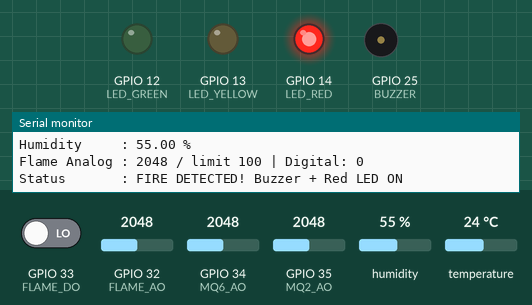
This sketch was run on a simulated ESP32. Shown: output pins drawn as LEDs (lit = HIGH), buzzer (waves = sounding, pin HIGH), the last lines printed to the serial monitor. The test bench sets the inputs (shaded band); at power-on: GPIO 33 (FLAME_DO) LOW, GPIO 32 (FLAME_AO) = 2048, GPIO 34 (MQ6_AO) = 2048, GPIO 35 (MQ2_AO) = 2048, humidity 55 %, temperature 24 °C (analog values on the 0–4095 scale).

Above: at 1.2 s.
1.3 s: GPIO 33 (FLAME_DO) driven HIGH
At 2.1 s:
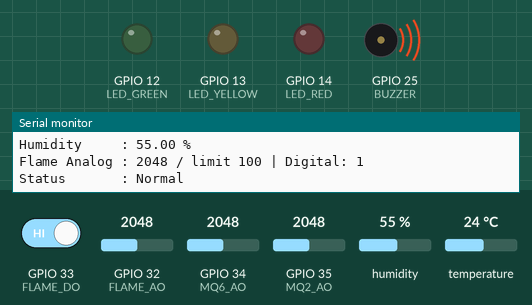
8.5 s: GPIO 33 (FLAME_DO) driven LOW
At 8.8 s:
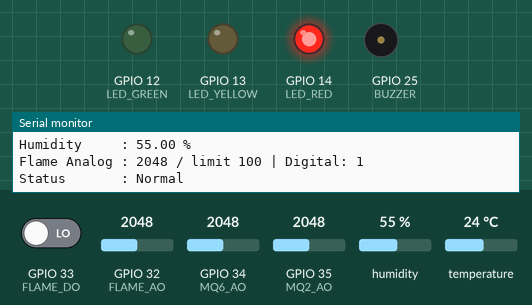
Timing chart, 0 to 11.0 s (numbered marks = the images above; inputs shaded):
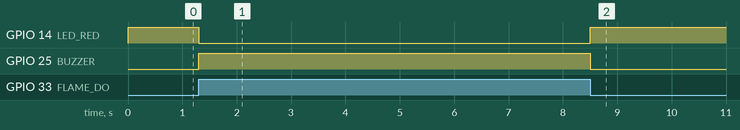

Measured:
- after the input at 1.3 s, GPIO 14 (LED_RED): HIGH → LOW at once; GPIO 25 (BUZZER): LOW → HIGH at once
- after the input at 8.5 s, GPIO 14 (LED_RED): LOW → HIGH at once; GPIO 25 (BUZZER): HIGH → LOW at once

The sketch:

KitchenGuard.ino
```cpp
/*
  KitchenGuard v2 - ESP32 Dev Module
  Har sensor ki ek limit set hai (neeche SETTINGS me badal sakte ho).
  Buzzer + Red LED sirf FIRE detect hone par chalenge.
  Gas / smoke / temperature limit cross hone par Serial me "HIGH" dikhega.

  Library: DHT sensor library (Adafruit) + Adafruit Unified Sensor
  Serial Monitor: 115200 baud
*/

#include <DHT.h>

// ---------- PINS ----------
#define MQ6_AO     34
#define MQ6_DO     27
#define MQ2_AO     35
#define MQ2_DO     26
#define DHT_PIN    4
#define FLAME_AO   32
#define FLAME_DO   33
#define LED_GREEN  12
#define LED_YELLOW 13
#define LED_RED    14
#define BUZZER     25

#define DHT_TYPE DHT11

// ---------- LIMITS (yahan se badlo) ----------
const int   MQ6_LIMIT   = 1000;  // LPG: isse UPAR = gas high
const int   MQ2_LIMIT   = 1500;  // Smoke: isse UPAR = smoke high
const float TEMP_LIMIT  = 50.0;  // Temperature: isse UPAR = high
const int   FLAME_LIMIT = 100;   // Flame analog: isse NEECHE = fire

// false = sirf flame sensor ka digital pin fire decide kare (safe, recommended)
// true  = analog bhi use ho (FLAME_LIMIT se neeche = fire)
#define USE_ANALOG_FOR_FIRE false

// Flame module DO ka level jab flame ho (zyada tar LOW)
#define FLAME_ACTIVE_LEVEL LOW

// Buzzer LOW par bajta ho to true karo
#define BUZZER_ACTIVE_LOW true

DHT dht(DHT_PIN, DHT_TYPE);

unsigned long lastRead = 0;
const unsigned long READ_INTERVAL = 1000;

float temperature = 0;
float humidity = 0;

void buzzerOn()  { digitalWrite(BUZZER, BUZZER_ACTIVE_LOW ? LOW : HIGH); }
void buzzerOff() { digitalWrite(BUZZER, BUZZER_ACTIVE_LOW ? HIGH : LOW); }

void setup() {
  Serial.begin(115200);

  pinMode(MQ6_DO, INPUT);
  pinMode(MQ2_DO, INPUT);
  pinMode(FLAME_DO, INPUT);

  pinMode(LED_GREEN, OUTPUT);
  pinMode(LED_YELLOW, OUTPUT);
  pinMode(LED_RED, OUTPUT);
  pinMode(BUZZER, OUTPUT);

  digitalWrite(LED_GREEN, LOW);
  digitalWrite(LED_YELLOW, LOW);
  digitalWrite(LED_RED, LOW);
  buzzerOff();

  analogReadResolution(12);  // 0 - 4095
  dht.begin();

  Serial.println("KitchenGuard v2 started...");
}

void loop() {
  int flameAnalog = analogRead(FLAME_AO);
  bool flameDigital = (digitalRead(FLAME_DO) == FLAME_ACTIVE_LEVEL);
  // Jab tak flame hai fire = true, flame hatate hi false (turant stop)
  bool fire = flameDigital;
  if (USE_ANALOG_FOR_FIRE) {
    // true: analog 100 (FLAME_LIMIT) se kam ho to fire, 100 ya upar = stop
    fire = flameDigital || (flameAnalog < FLAME_LIMIT);
  }

  // Fire hone par hi buzzer + red LED
  if (fire) {
    digitalWrite(LED_RED, HIGH);
    buzzerOn();
  } else {
    digitalWrite(LED_RED, LOW);
    buzzerOff();
  }

  if (millis() - lastRead >= READ_INTERVAL) {
    lastRead = millis();

    int mq6 = analogRead(MQ6_AO);
    int mq2 = analogRead(MQ2_AO);

    float t = dht.readTemperature();
    float h = dht.readHumidity();
    if (!isnan(t)) temperature = t;
    if (!isnan(h)) humidity = h;

    Serial.println("----------- SENSOR READINGS -----------");

    Serial.print("MQ-6 (LPG)   : "); Serial.print(mq6);
    Serial.print(" / limit "); Serial.print(MQ6_LIMIT);
    Serial.println(mq6 > MQ6_LIMIT ? "  -> HIGH" : "  -> OK");

    Serial.print("MQ-2 (Smoke) : "); Serial.print(mq2);
    Serial.print(" / limit "); Serial.print(MQ2_LIMIT);
    Serial.println(mq2 > MQ2_LIMIT ? "  -> HIGH" : "  -> OK");

    Serial.print("Temperature  : "); Serial.print(temperature);
    Serial.print(" C / limit "); Serial.print(TEMP_LIMIT);
    Serial.println(temperature > TEMP_LIMIT ? "  -> HIGH" : "  -> OK");

    Serial.print("Humidity     : "); Serial.print(humidity); Serial.println(" %");

    Serial.print("Flame Analog : "); Serial.print(flameAnalog);
    Serial.print(" / limit "); Serial.print(FLAME_LIMIT);
    Serial.print(" | Digital: "); Serial.println(digitalRead(FLAME_DO));

    Serial.print("Status       : ");
    Serial.println(fire ? "FIRE DETECTED! Buzzer + Red LED ON" : "Normal");
    Serial.println();
  }
}
```
